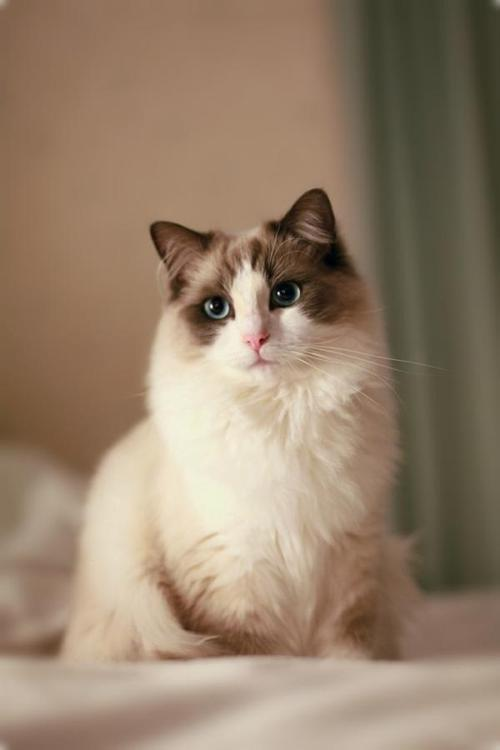
#> input picture 00python_learning/AI_learning_ipynb/image/cat.jpg, 500 x 750 px, found by its file name
$ jupyter execute 00python_basic.ipynb   (shell and % lines are left out)   (older library calls are emulated)
#> lines starting #> are read from the running program, lines starting #| are printed output that depends on the picture; after the words box and inside, x2 and y2 are one past the last pixel; in counts of white or black regions, pixels touching at a corner belong together
[cell 1]
import numpy as np
import matplotlib
import matplotlib.pyplot as plt

[cell 2]
arr1 = np.array([1,2,3,4])
print((arr1,arr1.size,arr1.shape,arr1.ndim,arr1.dtype))

[cell 3]
arr2 = np.arange(12)
print(arr2)

arr3 = arr2.reshape(3,4)
print(arr3)
print(arr3[0,2:])
print(arr3[:,2])

[cell 4]
print(np.zeros((2,4)))
print(np.ones([2,3]))
print(np.eye(3))
print(np.diag([2,3,4]))
print(np.ones_like(arr2))

[cell 5]
print(arr2)
arr3 = arr2.resize(3,4)
print(arr3)
print(arr2)

[cell 6]
print(np.random.random(),np.random.rand(),np.random.rand(5))
print(np.random.randint(5,15))
list = [2,3,4,5,6]
np.random.shuffle(list)
print(list)

[cell 7]
print(np.mat("1 2 3; 4 5 6; 7 8 9"))

[cell 8]
arr = np.arange(100).reshape(10,10)
import os
np.save("%s\\save_arr" % os.getcwd(), arr1)
load_data = np.load("%s\\save_arr.npy" % os.getcwd())
print(load_data)

[cell 9]
matplotlib.use('Agg')
train_x = np.linspace(-1, 1, 100)
train_y = 2*train_x + np.random.randn(*train_x.shape)*0.3
plt.plot(train_x, train_y, 'ro', label = 'Original data')
plt.legend()
plt.savefig('test1.jpg')
#> figure, not shown here; curve peaks at x = 0.98, y = 2.38

[cell 10]
plt.plot([1,2,3,4], [1,4,9,16], 'r^')
plt.title("my first plot")
plt.xlabel('x')
plt.ylabel('y')
plt.text(2, 4.5, 'Second')
plt.text(1, 10, r'$y=x^2$', fontsize=20, bbox={'facecolor':'yellow', 'alpha':0.2})
plt.grid(True)
plt.legend(["First Series"], loc=4)
plt.show()
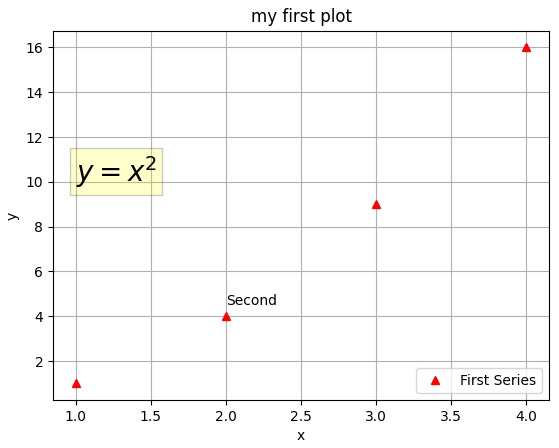
#> figure drawn by matplotlib, 1 panel

[cell 11]
x = np.linspace(1, 10, 50)
y1 = 2*x + 1
y2 = x**2
plt.figure()
plt.plot(x, y1)
plt.show()
#> figure, not shown here; curve peaks at x = 10, y = 21

plt.figure(num = 1, figsize = (8, 5))
plt.plot(x, y1)
plt.plot(x, y2, 'r--', linewidth = 3.0)
plt.show()
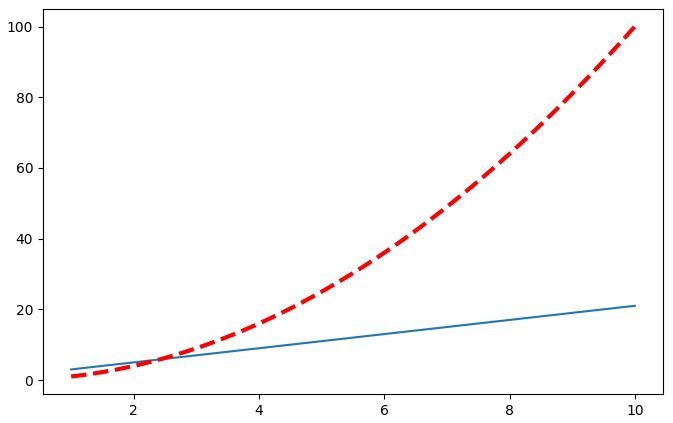
#> figure drawn by matplotlib, 1 panel; curve peaks at x = 10, y = 21; curve peaks at x = 10, y = 100

plt.subplot(211)
plt.plot(x, y1)
plt.subplot(212)
plt.plot(x, y2)
plt.show()
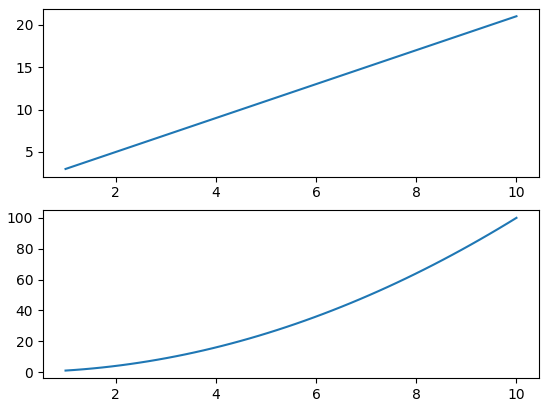
#> figure drawn by matplotlib, 2 panels; panel 1: curve peaks at x = 10, y = 21; panel 2: curve peaks at x = 10, y = 100

[cell 12]
import pandas as pd
obj = pd.Series([-3, 2, 7, 1])
print(obj.values, obj.index, end='\n')
obj2 = pd.Series([-3, 2, 7, 1], index=['a','b','c','d'])
print(obj2[['a','b']])
obj3 = pd.DataFrame(np.arange(10).reshape(2,5))
print(obj3[3])#列
print(obj3.loc[1])#行

[cell 13]
import cv2

[cell 14]
img = cv2.imread('cat.jpg', cv2.IMREAD_COLOR)
#> img is the input picture: shape (750, 500, 3); mean B, G, R 107.9, 129.2, 150.1
resize = cv2.resize(img, (400,400), interpolation=cv2.INTER_CUBIC)
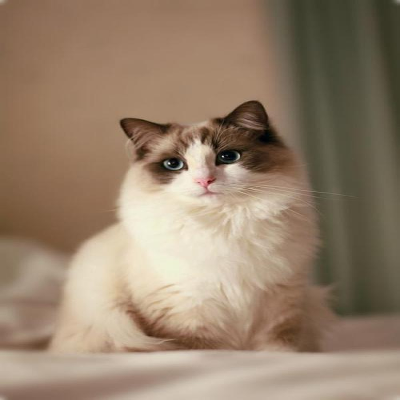
#> resize: shape (400, 400, 3); mean B, G, R 107.9, 129.2, 150.1
cv2.imwrite('re.jpg', resize)
gray = cv2.cvtColor(img, cv2.COLOR_BGR2GRAY)
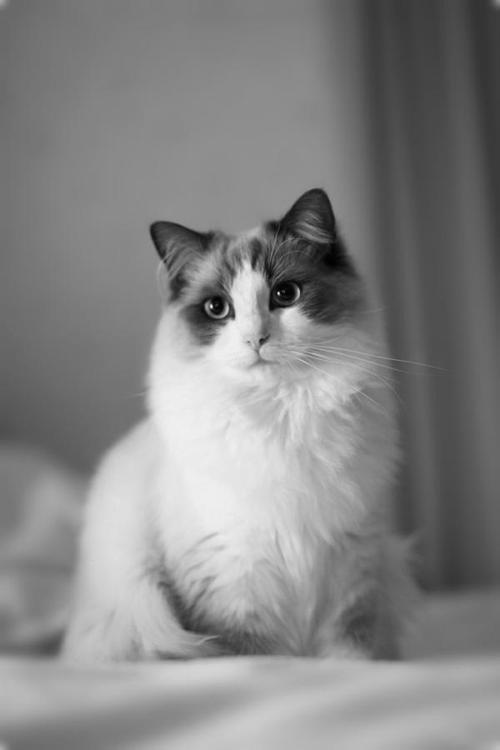
#> gray: shape (750, 500); min 1, max 250, mean 133
cv2.imwrite('re.jpg', gray)
canny = cv2.Canny(gray,50,150)
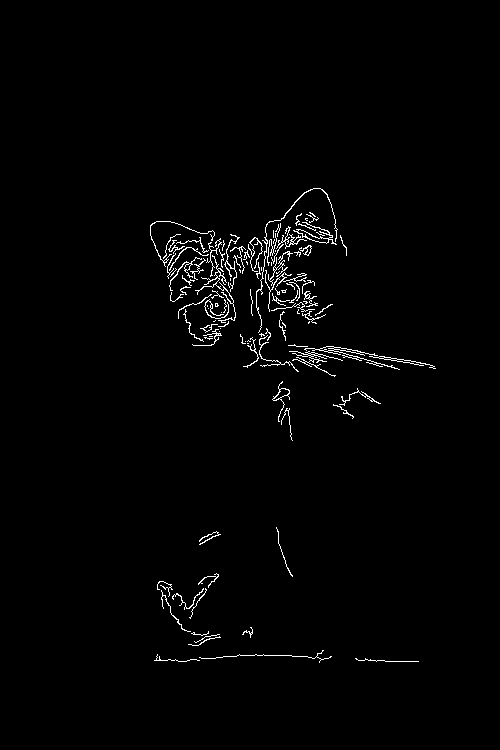
#> canny: shape (750, 500); 1.4% white in thin lines or dots, all inside (x1, y1, x2, y2) = (150, 188, 436, 663)
cv2.imwrite('re.jpg',canny)
gray_lap = cv2.Laplacian(img, cv2.CV_16S, ksize=3)
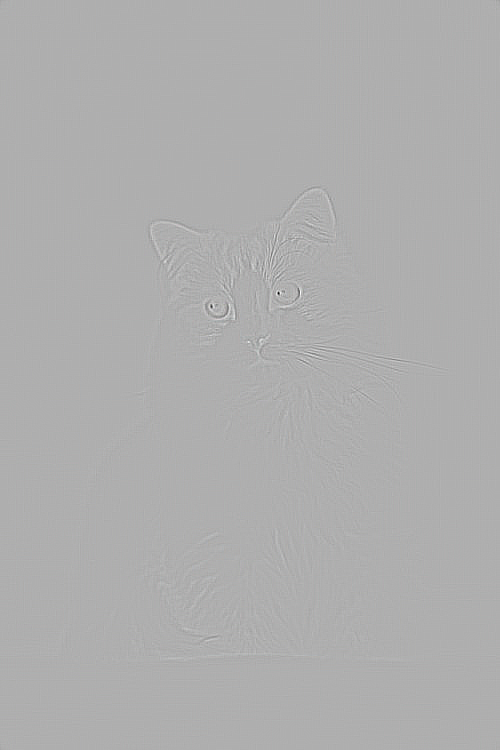
#> gray_lap: shape (750, 500, 3) int16; mean B, G, R 0, 0, 0; drawn with min black and max white
cv2.imwrite('re.jpg',gray_lap)
img_sobel_x = cv2.Sobel(gray,cv2.CV_64F,1,0,ksize=3)
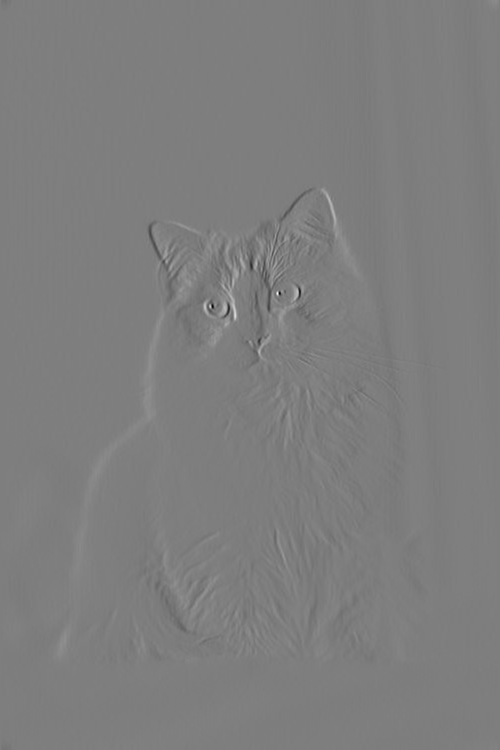
#> img_sobel_x: shape (750, 500) float64; min -762, max 775, mean -0.4; drawn with min black and max white
img_sobel_y = cv2.Sobel(gray,cv2.CV_64F,0,1,ksize=3)
cv2.imwrite('re.jpg',img_sobel_x)
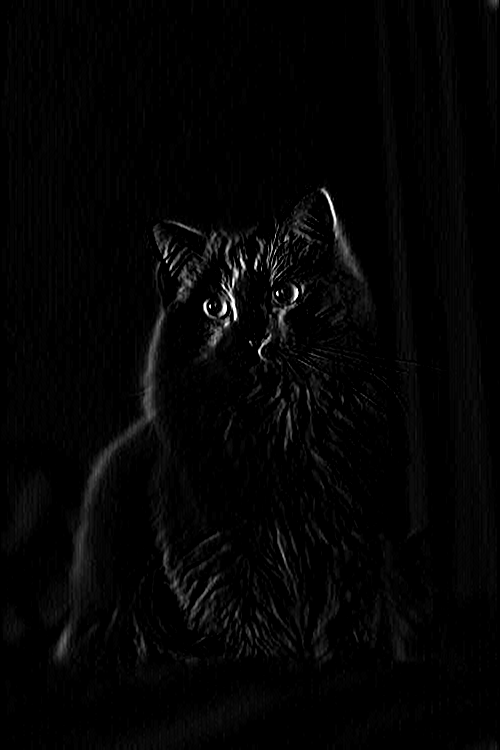
#> saved as re.jpg: shape (750, 500); min 0, max 255, mean 4.4
cv2.imwrite('re.jpg',img_sobel_y)
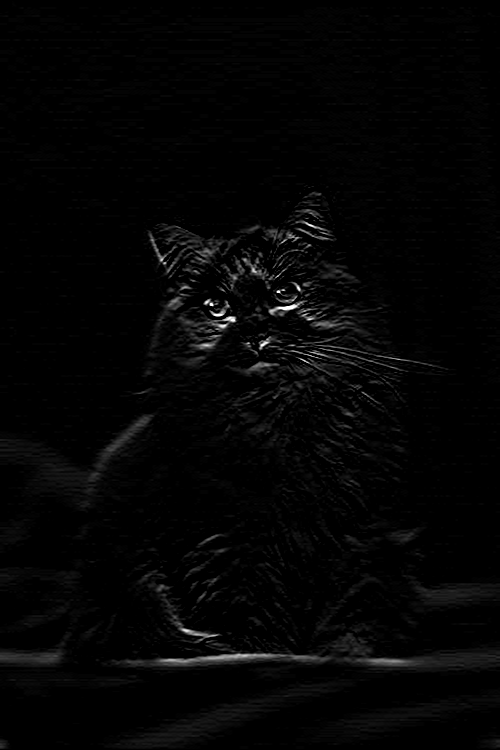
#> saved as re.jpg: shape (750, 500); min 0, max 255, mean 4.5
#> Out = True

$ run again, with 00python_learning/AI_learning_ipynb/image/image_face1.jpg copied over 00python_learning/AI_learning_ipynb/image/cat.jpg
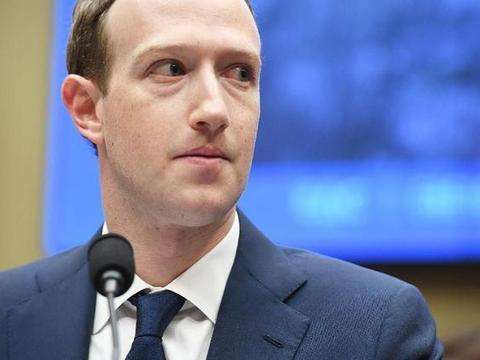
#> input picture 00python_learning/AI_learning_ipynb/image/image_face1.jpg, 480 x 360 px, found by its file name
#> img is the input picture: shape (360, 480, 3); mean B, G, R 161.6, 125.4, 116.2
#> `canny = cv2.Canny(gray,50,150)`:
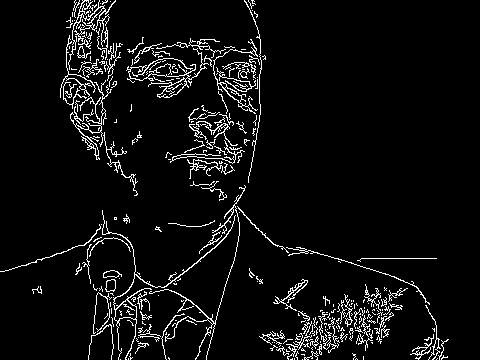
#> canny: shape (360, 480); 5.8% white in thin lines or dots
#> `cv2.imwrite('re.jpg',img_sobel_y)`:
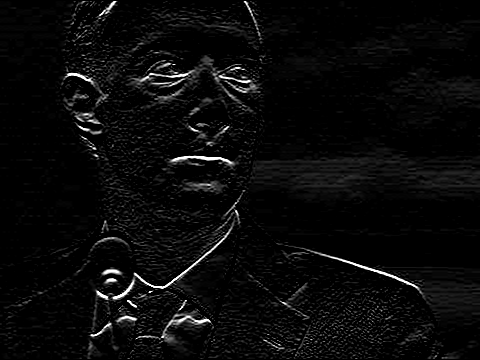
#> saved as re.jpg: shape (360, 480); min 0, max 255, mean 10
#> Out = True

$ run again, with 00python_learning/AI_learning_ipynb/image/image_face2.jpg copied over 00python_learning/AI_learning_ipynb/image/cat.jpg
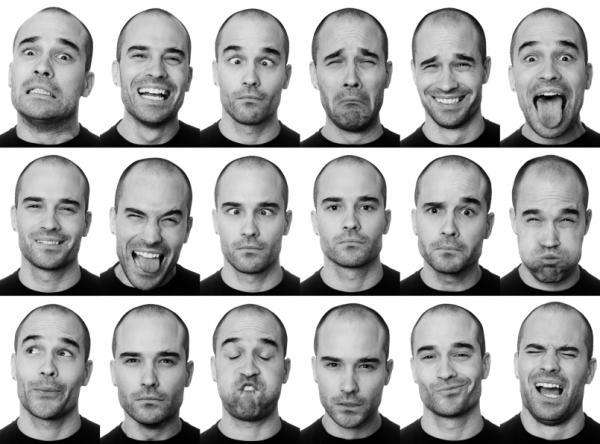
#> input picture 00python_learning/AI_learning_ipynb/image/image_face2.jpg, 600 x 444 px, found by its file name
#> img is the input picture: shape (444, 600, 3); min 0, max 255, mean 170.5
#> canny: shape (444, 600); 14.7% white in thin lines or dots
#> `cv2.imwrite('re.jpg',img_sobel_y)`:
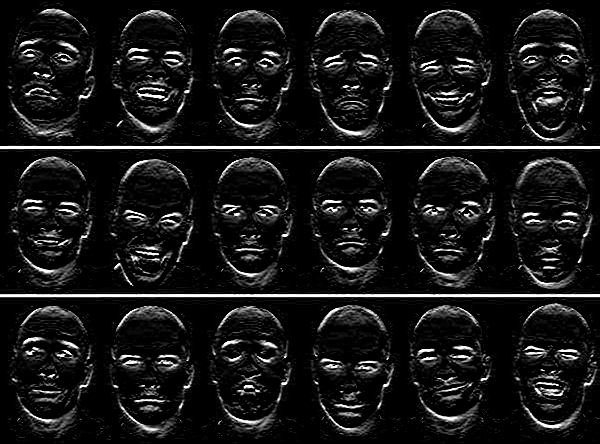
#> saved as re.jpg: shape (444, 600); min 0, max 255, mean 23.2
#> Out = True
